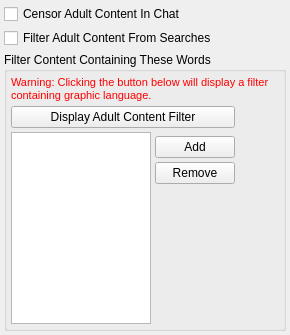
             <widget class="QWidget" name="pageParentalSettings">
              <layout class="QVBoxLayout" name="verticalLayout_23">
               <property name="spacing">
                <number>4</number>
               </property>
               <property name="margin">
                <number>4</number>
               </property>
               <item>
                <widget class="QCheckBox" name="checkBoxParentalChatFilter">
                 <property name="text">
                  <string>Censor Adult Content In Chat</string>
                 </property>
                </widget>
               </item>
               <item>
                <widget class="QCheckBox" name="checkBoxParentalSearcchFilter">
                 <property name="text">
                  <string>Filter Adult Content From Searches</string>
                 </property>
                 <property name="checked">
                  <bool>false</bool>
                 </property>
                </widget>
               </item>
               <item>
                <widget class="QGroupBox" name="groupBoxParentalFilter">
                 <property name="title">
                  <string>Filter Content Containing These Words</string>
                 </property>
                 <layout class="QGridLayout" name="gridLayout_14">
                  <property name="margin">
                   <number>4</number>
                  </property>
                  <property name="spacing">
                   <number>4</number>
                  </property>
                  <item row="3" column="0" rowspan="5" colspan="2">
                   <widget class="QListWidget" name="listWidgetParentalFilter">
                    <property name="sizePolicy">
                     <sizepolicy hsizetype="Expanding" vsizetype="Expanding">
                      <horstretch>0</horstretch>
                      <verstretch>0</verstretch>
                     </sizepolicy>
                    </property>
                    <property name="minimumSize">
                     <size>
                      <width>0</width>
                      <height>0</height>
                     </size>
                    </property>
                    <property name="maximumSize">
                     <size>
                      <width>140</width>
                      <height>16777215</height>
                     </size>
                    </property>
                    <property name="sortingEnabled">
                     <bool>true</bool>
                    </property>
                   </widget>
                  </item>
                  <item row="1" column="3" colspan="2">
                   <spacer name="horizontalSpacer_4">
                    <property name="orientation">
                     <enum>Qt::Horizontal</enum>
                    </property>
                    <property name="sizeHint" stdset="0">
                     <size>
                      <width>40</width>
                      <height>20</height>
                     </size>
                    </property>
                   </spacer>
                  </item>
                  <item row="1" column="0" colspan="3">
                   <widget class="QPushButton" name="pushButtonShowParentalFilter">
                    <property name="text">
                     <string>Display Adult Content Filter</string>
                    </property>
                   </widget>
                  </item>
                  <item row="0" column="0" colspan="5">
                   <widget class="QLabel" name="labelParentalWarning">
                    <property name="text">
                     <string>&lt;!DOCTYPE HTML PUBLIC &quot;-//W3C//DTD HTML 4.0//EN&quot; &quot;http://www.w3.org/TR/REC-html40/strict.dtd&quot;&gt;
&lt;html&gt;&lt;head&gt;&lt;meta name=&quot;qrichtext&quot; content=&quot;1&quot; /&gt;&lt;style type=&quot;text/css&quot;&gt;
p, li { white-space: pre-wrap; }
&lt;/style&gt;&lt;/head&gt;&lt;body style=&quot; font-family:'MS Shell Dlg 2'; font-size:8.25pt; font-weight:400; font-style:normal;&quot;&gt;
&lt;p style=&quot; margin-top:0px; margin-bottom:0px; margin-left:0px; margin-right:0px; -qt-block-indent:0; text-indent:0px;&quot;&gt;&lt;span style=&quot; font-size:8pt; color:#ff0000;&quot;&gt;Warning: Clicking the button below will display a filter containing graphic language.&lt;/span&gt;&lt;/p&gt;&lt;/body&gt;&lt;/html&gt;</string>
                    </property>
                    <property name="wordWrap">
                     <bool>true</bool>
                    </property>
                   </widget>
                  </item>
                  <item row="4" column="2">
                   <widget class="QPushButton" name="pushButtonAddParentalFilter">
                    <property name="minimumSize">
                     <size>
                      <width>0</width>
                      <height>0</height>
                     </size>
                    </property>
                    <property name="maximumSize">
                     <size>
                      <width>16777215</width>
                      <height>16777215</height>
                     </size>
                    </property>
                    <property name="text">
                     <string>Add</string>
                    </property>
                   </widget>
                  </item>
                  <item row="5" column="2">
                   <widget class="QPushButton" name="pushButtonRemoveParentalFilter">
                    <property name="minimumSize">
                     <size>
                      <width>0</width>
                      <height>0</height>
                     </size>
                    </property>
                    <property name="maximumSize">
                     <size>
                      <width>16777215</width>
                      <height>16777215</height>
                     </size>
                    </property>
                    <property name="text">
                     <string>Remove</string>
                    </property>
                   </widget>
                  </item>
                  <item row="6" column="2">
                   <spacer name="verticalSpacer_11">
                    <property name="orientation">
                     <enum>Qt::Vertical</enum>
                    </property>
                    <property name="sizeHint" stdset="0">
                     <size>
                      <width>20</width>
                      <height>40</height>
                     </size>
                    </property>
                   </spacer>
                  </item>
                 </layout>
                </widget>
               </item>
              </layout>
             </widget>
